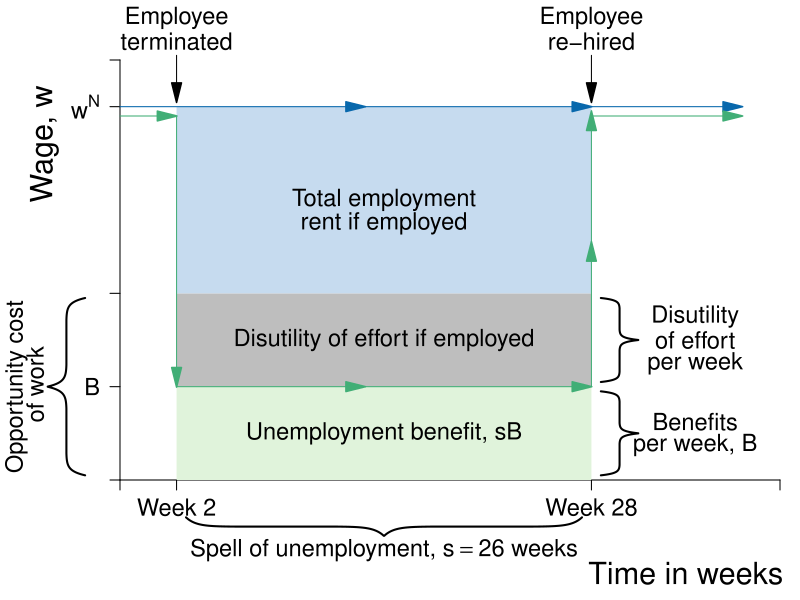

The R source for this figure:
#Graph Designer: Simon Halliday
#Authors: Bowles, Foley and Halliday
#Title: Coordination, Conflict and Competition: A Text in Microeconomics

library(shape)
library(extrafont)
library(pBrackets)
pdf(file = "employment/employment_rents_toplabels.pdf", width = 8, height = 6)

#Set parameters for graphics
axislabelsize <- 1.8
labelsize <- 1.4
namesize <- 1.8
annotatesize <- 1.5
graphlinewidth <- 2
segmentlinewidth <- 1.5

COL <- c("#7fc97f", "#beaed4", "#fdc086", "#ffff99", "#386cb0", "#f0027f", "#bf5b17", "#666666")
COLA <- c("#e0f3db", "#99d8c9","#66c2a4","#41ae76", "#238b45", "#005824")
COLB <- c("#c6dbef", "#4eb3d3", "#2b8cbe", "#0868ac","#084081")
grays <- gray.colors(25, start = 1, end = 0)

#Edited the margins to cater for the larger LHS labels
par(mar =  c(6, 6, 3, 1))

PCFn <- function(delta, mu = 0.5) {
  delta/mu
}

isoreturnFn <- function(delta, pi = 0.125) {
  1 - (pi)/delta
}

xlims <- c(0, 0.7)
ylims <- c(0, 0.9)

plot(0, 0, xlim = xlims, ylim = ylims, type = "n",
     xlab = expression(paste("")),
     ylab = expression(paste("")), 
     xaxt = "n", 
     yaxt = "n", 
     cex.lab = axislabelsize, 
     bty = "n", 
     xaxs="i", 
     yaxs="i"
)


# ticksy <- seq(from = 0, to = ylims[2], by = 1)
# ylabels <- seq(from = 0, to = ylims[2], by = 1)
#ticksx <- seq(from = 0, to = xlims[2], by = 1)
# xlabels <- seq(from = 0, to = xlims[2], by = 1)
ticksy <- c(ylims[1], 0.2, 0.4, 0.8, ylims[2])
ylabels <- c(NA, expression(paste(B)), NA, expression(paste(w^N)), NA)
ticksx <- c(xlims[1], 0.06, 0.5, xlims[2])
xlabels <- c(NA, expression("Week 2"), expression("Week 28"), NA)

axis(1, at = ticksx, pos = 0, labels = xlabels, ticks = FALSE, cex.axis = labelsize)
axis(2, at = ticksy, pos = 0, labels = ylabels, las = 1, cex.axis = labelsize)

Arrows(0, 0, xlims[2], 0, col = "black", lty = 1, col = COLB[4] , arr.xpd = TRUE, arr.type = "triangle", arr.lwd = segmentlinewidth)

npts <- 500 
xx1 <- seq(xlims[1], xlims[2], length.out = npts)
xx2 <- seq(0, xlims[2], length.out = npts)
xx3 <- seq(1.5, 2.5, length.out = npts)
xx4 <- seq(3, 5, length.out = npts)
xx5 <- seq(7, 9, length.out = npts)

#Draw the polygon for feasibility
xpoly1 <- c(0.06, 0.5, 0.5, 0.06, 0.06)
ypoly1 <- c(0, 0, 0.2, 0.2, 0)
polygon(x = xpoly1, y = ypoly1, col=COLA[1], density=NULL, border = NA)

xpoly2 <- c(0.06, 0.5, 0.5, 0.06, 0.06)
ypoly2 <- c(0.2, 0.2, 0.4, 0.4, 0.2)
polygon(x = xpoly2, y = ypoly2, col="gray", density=NULL, border = NA)

xpoly3 <- c(0.06, 0.5, 0.5, 0.06, 0.06)
ypoly3 <- c(0.4, 0.4, 0.8, 0.8, 0.4)
polygon(x = xpoly3, y = ypoly3, col=COLB[1], density=NULL, border = NA)

#Label the feasible frontier
text(0.28, 0.3, expression("Disutility of effort if employed"), cex = labelsize)
text(0.28, 0.1, expression(paste("Unemployment benefit, ", s*B)), cex = labelsize)
text(0.28, 0.6, expression("Total employment"), cex = labelsize)
text(0.28, 0.55, expression("rent if employed"), cex = labelsize)

#Braces for labels
brackets(x1 = 0.51, y1 = 0.39, x2 = 0.51, y2 = 0.21,  ticks = 0.5, curvature = 0.5, type = 1, 
         col = "black", lwd = 2, lty = 1, xpd = FALSE)

text(0.61, 0.35, expression("Disutility"), cex = labelsize,xpd = TRUE)
text(0.61, 0.30, expression("of effort"), cex = labelsize,xpd = TRUE)
text(0.61, 0.25, expression("per week"), cex = labelsize,xpd = TRUE)
#text(0.62, 0.22, expression("of time"), cex = labelsize,xpd = TRUE)

brackets(x1 = 0.51, y1 = 0.19, x2 = 0.51, y2 = 0.01,  ticks = 0.5, curvature = 0.5, type = 1, 
         col = "black", lwd = 2, lty = 1, xpd = FALSE)

text(0.61, 0.125, expression("Benefits"), cex = labelsize,xpd = TRUE)
text(0.61, 0.075, expression("per week, B"), cex = labelsize,xpd = TRUE)
#text(0.62, 0.04, expression("of time"), cex = labelsize,xpd = TRUE)

#Axis labels
text(0.6, -0.2 , expression(paste("Time in weeks")), xpd = TRUE, cex = axislabelsize) 
text(-0.08, 0.8*(ylims[2]), expression(paste("Wage, ", w)), xpd = TRUE, cex = axislabelsize, srt = 90) 

#Spell of unemployment
brackets(x1 = 0.49, y1 = -0.08, x2 = 0.07, y2 = -0.08,  
         ticks = 0.5, curvature = 0.5, type = 1, 
         col = "black", lwd = 2, lty = 1, xpd = TRUE)

text(0.28, -0.15, expression(paste("Spell of unemployment, ", s == 26, " weeks")), cex = labelsize, xpd = TRUE)

#Arrows for the rents
Arrows(0, 0.8, 0.25, 0.8, lty = 1, col = COLB[4] , arr.type = "triangle", arr.lwd = segmentlinewidth)
Arrows(0.26, 0.8, 0.49, 0.8, lty = 1, col = COLB[4] , arr.type = "triangle", arr.lwd = segmentlinewidth)
Arrows(0.5, 0.8, 0.65, 0.8, lty = 1, col = COLB[4] , arr.type = "triangle", arr.lwd = segmentlinewidth)

Arrows(0, 0.78, 0.05, 0.78, lty = 1, col = COLA[4] , arr.type = "triangle", arr.lwd = segmentlinewidth)
Arrows(0.06, 0.78, 0.06, 0.22, lty = 1, col = COLA[4] , arr.type = "triangle", arr.lwd = segmentlinewidth)

Arrows(0.06, 0.2, 0.25, 0.2, lty = 1, col = COLA[4] , arr.type = "triangle", arr.lwd = segmentlinewidth)
Arrows(0.26, 0.2, 0.49, 0.2, lty = 1, col = COLA[4] , arr.type = "triangle", arr.lwd = segmentlinewidth)
Arrows(0.5, 0.2, 0.5, 0.49, lty = 1, col = COLA[4] , arr.type = "triangle", arr.lwd = segmentlinewidth)
Arrows(0.5, 0.5, 0.5, 0.77, lty = 1, col = COLA[4] , arr.type = "triangle", arr.lwd = segmentlinewidth)
Arrows(0.5, 0.78, 0.65, 0.78, lty = 1, col = COLA[4] , arr.type = "triangle", arr.lwd = segmentlinewidth)


text(0.06, 0.99, expression(paste("Employee")), cex = labelsize, xpd = TRUE)
text(0.06, 0.94, expression(paste("terminated")), cex = labelsize, xpd = TRUE)
Arrows(0.06, 0.91, 0.06, 0.83, lty = 1, col = "black", arr.type = "triangle", arr.lwd = segmentlinewidth, xpd = TRUE)

text(0.5, 0.99, expression(paste("Employee")), cex = labelsize, xpd = TRUE)
text(0.5, 0.94, expression(paste("re-hired")), cex = labelsize, xpd = TRUE)
Arrows(0.5, 0.91, 0.5, 0.83, lty = 1, col = "black", arr.type = "triangle", arr.lwd = segmentlinewidth, xpd = TRUE)


#brackets(x1 = 0.68, y1 = 0.79, x2 = 0.68, y2 = 0.21,  ticks = 0.5, curvature = 0.5, type = 1, 
#         col = "black", lwd = 2, lty = 1, xpd = FALSE)

#text(0.79, 0.53, expression(paste(hat(c), ", cost of")), cex = labelsize,xpd = TRUE)
#text(0.79, 0.47, expression(paste("job loss")), cex = labelsize, xpd = TRUE)


brackets(x1 = -0.037, y1 = 0.01, x2 = -0.037, y2 = 0.39,  ticks = 0.5, curvature = 0.5, type = 1, 
         col = "black", lwd = 2, lty = 1, xpd = TRUE)
text(-0.11, 0.2, expression(paste("Opportunity cost")), xpd = TRUE, cex = labelsize, srt = 90) 
text(-0.09, 0.205, expression(paste("of work")), xpd = TRUE, cex = labelsize, srt = 90) 


# brackets(x1 = 0.63, y1 = 0.39, x2 = 0.63, y2 = 0.01,  ticks = 0.5, curvature = 0.5, type = 1, 
#          col = "black", lwd = 2, lty = 1, xpd = FALSE)
# 
# text(0.72, 0.24, expression(paste("opportunity")), cex = labelsize)
# text(0.72, 0.2, expression(paste("cost of")), cex = labelsize)
# text(0.72, 0.15, expression(paste("working")), cex = labelsize)


dev.off()
